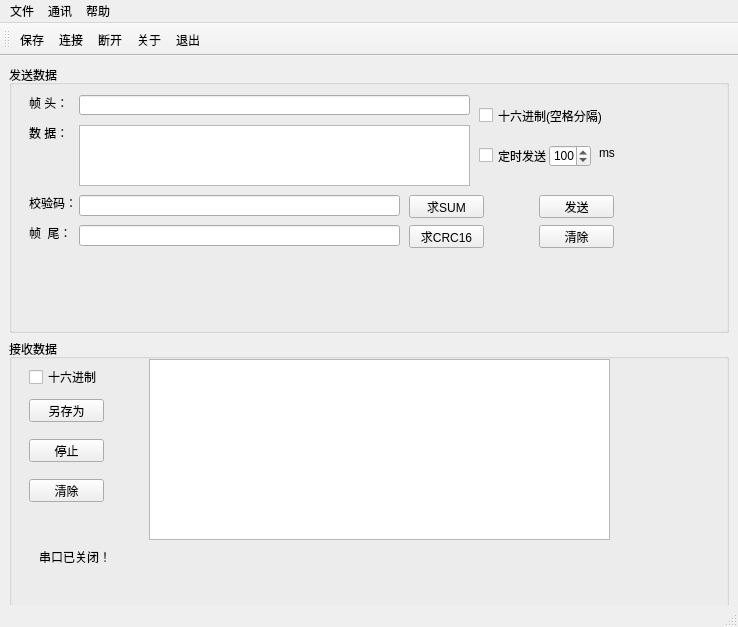
<?xml version="1.0" encoding="UTF-8"?>
<ui version="4.0">
 <class>MainWindow</class>
 <widget class="QMainWindow" name="MainWindow">
  <property name="geometry">
   <rect>
    <x>0</x>
    <y>0</y>
    <width>738</width>
    <height>627</height>
   </rect>
  </property>
  <property name="windowTitle">
   <string>MainWindow</string>
  </property>
  <widget class="QWidget" name="centralWidget">
   <widget class="QGroupBox" name="SendgroupBox">
    <property name="geometry">
     <rect>
      <x>9</x>
      <y>9</y>
      <width>720</width>
      <height>268</height>
     </rect>
    </property>
    <property name="title">
     <string>发送数据</string>
    </property>
    <widget class="QLabel" name="SendHead">
     <property name="geometry">
      <rect>
       <x>20</x>
       <y>30</y>
       <width>51</width>
       <height>16</height>
      </rect>
     </property>
     <property name="text">
      <string>帧 头：</string>
     </property>
    </widget>
    <widget class="QLabel" name="SendData">
     <property name="geometry">
      <rect>
       <x>20</x>
       <y>60</y>
       <width>41</width>
       <height>16</height>
      </rect>
     </property>
     <property name="text">
      <string>数 据：</string>
     </property>
    </widget>
    <widget class="QLabel" name="SendLast">
     <property name="geometry">
      <rect>
       <x>20</x>
       <y>130</y>
       <width>51</width>
       <height>16</height>
      </rect>
     </property>
     <property name="text">
      <string>校验码：</string>
     </property>
    </widget>
    <widget class="QLabel" name="label_4">
     <property name="geometry">
      <rect>
       <x>20</x>
       <y>160</y>
       <width>51</width>
       <height>16</height>
      </rect>
     </property>
     <property name="text">
      <string>帧  尾：</string>
     </property>
    </widget>
    <widget class="QLineEdit" name="SendHeadLineEdit">
     <property name="geometry">
      <rect>
       <x>70</x>
       <y>30</y>
       <width>391</width>
       <height>20</height>
      </rect>
     </property>
    </widget>
    <widget class="QTextEdit" name="SendDatatextEdit">
     <property name="geometry">
      <rect>
       <x>70</x>
       <y>60</y>
       <width>391</width>
       <height>61</height>
      </rect>
     </property>
    </widget>
    <widget class="QLineEdit" name="SendCRCLineEdit">
     <property name="geometry">
      <rect>
       <x>70</x>
       <y>130</y>
       <width>321</width>
       <height>21</height>
      </rect>
     </property>
    </widget>
    <widget class="QLineEdit" name="SendLastLineEdit">
     <property name="geometry">
      <rect>
       <x>70</x>
       <y>160</y>
       <width>321</width>
       <height>21</height>
      </rect>
     </property>
    </widget>
    <widget class="QCheckBox" name="HexSend">
     <property name="geometry">
      <rect>
       <x>470</x>
       <y>40</y>
       <width>131</width>
       <height>21</height>
      </rect>
     </property>
     <property name="text">
      <string>十六进制(空格分隔)</string>
     </property>
    </widget>
    <widget class="QCheckBox" name="AutoSend">
     <property name="geometry">
      <rect>
       <x>470</x>
       <y>80</y>
       <width>71</width>
       <height>21</height>
      </rect>
     </property>
     <property name="text">
      <string>定时发送</string>
     </property>
    </widget>
    <widget class="QSpinBox" name="AutoSendTime">
     <property name="geometry">
      <rect>
       <x>540</x>
       <y>80</y>
       <width>42</width>
       <height>22</height>
      </rect>
     </property>
     <property name="maximum">
      <number>10000</number>
     </property>
     <property name="value">
      <number>100</number>
     </property>
    </widget>
    <widget class="QLabel" name="label">
     <property name="geometry">
      <rect>
       <x>590</x>
       <y>80</y>
       <width>21</width>
       <height>16</height>
      </rect>
     </property>
     <property name="text">
      <string>ms</string>
     </property>
    </widget>
    <widget class="QPushButton" name="SendDataSUM">
     <property name="geometry">
      <rect>
       <x>400</x>
       <y>130</y>
       <width>75</width>
       <height>23</height>
      </rect>
     </property>
     <property name="text">
      <string>求SUM</string>
     </property>
    </widget>
    <widget class="QPushButton" name="SendDataCRC16">
     <property name="geometry">
      <rect>
       <x>400</x>
       <y>160</y>
       <width>75</width>
       <height>23</height>
      </rect>
     </property>
     <property name="text">
      <string>求CRC16</string>
     </property>
    </widget>
    <widget class="QPushButton" name="SendDataPush">
     <property name="geometry">
      <rect>
       <x>530</x>
       <y>130</y>
       <width>75</width>
       <height>23</height>
      </rect>
     </property>
     <property name="text">
      <string>发送</string>
     </property>
    </widget>
    <widget class="QPushButton" name="SendDataClear">
     <property name="geometry">
      <rect>
       <x>530</x>
       <y>160</y>
       <width>75</width>
       <height>23</height>
      </rect>
     </property>
     <property name="text">
      <string>清除</string>
     </property>
    </widget>
   </widget>
   <widget class="QGroupBox" name="ReceivegroupBox">
    <property name="geometry">
     <rect>
      <x>9</x>
      <y>283</y>
      <width>720</width>
      <height>268</height>
     </rect>
    </property>
    <property name="title">
     <string>接收数据</string>
    </property>
    <widget class="QTextBrowser" name="ReceiveDatatextBrowser">
     <property name="geometry">
      <rect>
       <x>140</x>
       <y>20</y>
       <width>461</width>
       <height>181</height>
      </rect>
     </property>
    </widget>
    <widget class="QCheckBox" name="HexReceive">
     <property name="enabled">
      <bool>true</bool>
     </property>
     <property name="geometry">
      <rect>
       <x>20</x>
       <y>30</y>
       <width>71</width>
       <height>16</height>
      </rect>
     </property>
     <property name="text">
      <string>十六进制</string>
     </property>
    </widget>
    <widget class="QPushButton" name="ReceiveSave">
     <property name="geometry">
      <rect>
       <x>20</x>
       <y>60</y>
       <width>75</width>
       <height>23</height>
      </rect>
     </property>
     <property name="text">
      <string>另存为</string>
     </property>
    </widget>
    <widget class="QPushButton" name="ReceiveStop">
     <property name="geometry">
      <rect>
       <x>20</x>
       <y>100</y>
       <width>75</width>
       <height>23</height>
      </rect>
     </property>
     <property name="text">
      <string>停止</string>
     </property>
     <property name="checkable">
      <bool>true</bool>
     </property>
    </widget>
    <widget class="QPushButton" name="ReceiveClear">
     <property name="geometry">
      <rect>
       <x>20</x>
       <y>140</y>
       <width>75</width>
       <height>23</height>
      </rect>
     </property>
     <property name="toolTipDuration">
      <number>-1</number>
     </property>
     <property name="text">
      <string>清除</string>
     </property>
    </widget>
    <widget class="QLabel" name="ComStatuslabel">
     <property name="geometry">
      <rect>
       <x>30</x>
       <y>210</y>
       <width>271</width>
       <height>16</height>
      </rect>
     </property>
     <property name="text">
      <string>串口已关闭！</string>
     </property>
    </widget>
   </widget>
  </widget>
  <widget class="QMenuBar" name="menuBar">
   <property name="geometry">
    <rect>
     <x>0</x>
     <y>0</y>
     <width>738</width>
     <height>23</height>
    </rect>
   </property>
   <widget class="QMenu" name="Fail">
    <property name="title">
     <string>文件</string>
    </property>
    <addaction name="Save"/>
    <addaction name="Quit"/>
   </widget>
   <widget class="QMenu" name="menu_2">
    <property name="title">
     <string>通讯</string>
    </property>
    <addaction name="Communating"/>
    <addaction name="DisCommunated"/>
   </widget>
   <widget class="QMenu" name="menu_3">
    <property name="title">
     <string>帮助</string>
    </property>
    <addaction name="About"/>
   </widget>
   <addaction name="Fail"/>
   <addaction name="menu_2"/>
   <addaction name="menu_3"/>
  </widget>
  <widget class="QToolBar" name="mainToolBar">
   <attribute name="toolBarArea">
    <enum>TopToolBarArea</enum>
   </attribute>
   <attribute name="toolBarBreak">
    <bool>false</bool>
   </attribute>
   <addaction name="Save"/>
   <addaction name="Communating"/>
   <addaction name="DisCommunated"/>
   <addaction name="About"/>
   <addaction name="Quit"/>
  </widget>
  <widget class="QStatusBar" name="statusBar"/>
  <action name="Save">
   <property name="checkable">
    <bool>false</bool>
   </property>
   <property name="enabled">
    <bool>true</bool>
   </property>
   <property name="text">
    <string>保存</string>
   </property>
  </action>
  <action name="Quit">
   <property name="checkable">
    <bool>false</bool>
   </property>
   <property name="text">
    <string>退出</string>
   </property>
  </action>
  <action name="Communating">
   <property name="checkable">
    <bool>false</bool>
   </property>
   <property name="text">
    <string>连接</string>
   </property>
  </action>
  <action name="DisCommunated">
   <property name="checkable">
    <bool>false</bool>
   </property>
   <property name="text">
    <string>断开</string>
   </property>
  </action>
  <action name="About">
   <property name="checkable">
    <bool>false</bool>
   </property>
   <property name="text">
    <string>关于</string>
   </property>
  </action>
 </widget>
 <layoutdefault spacing="6" margin="11"/>
 <resources/>
 <connections/>
</ui>
